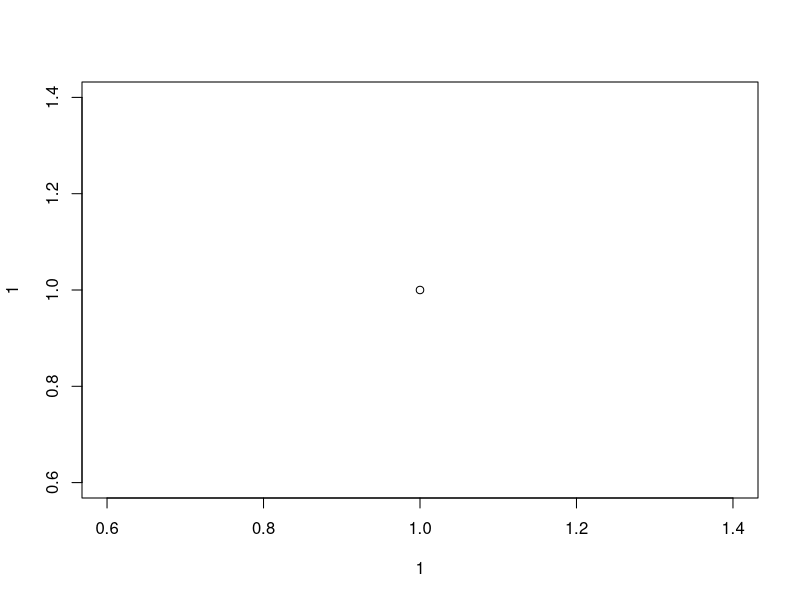
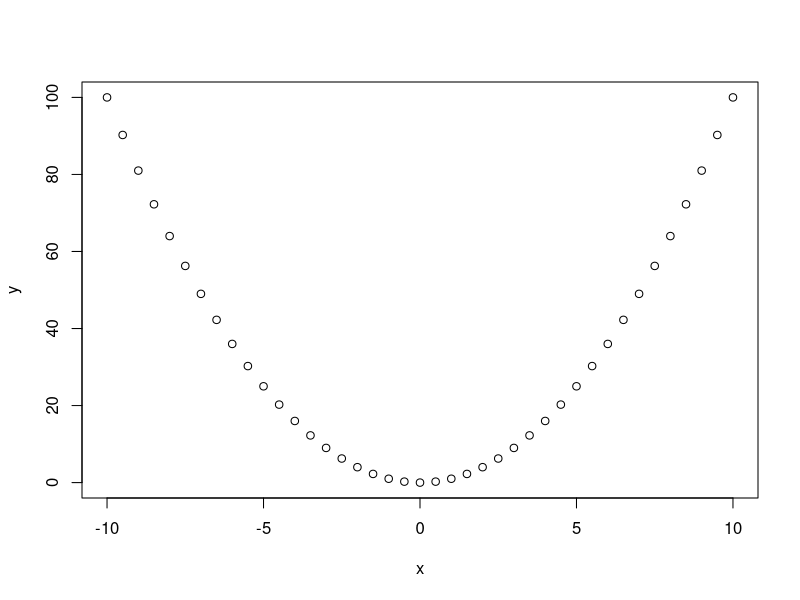
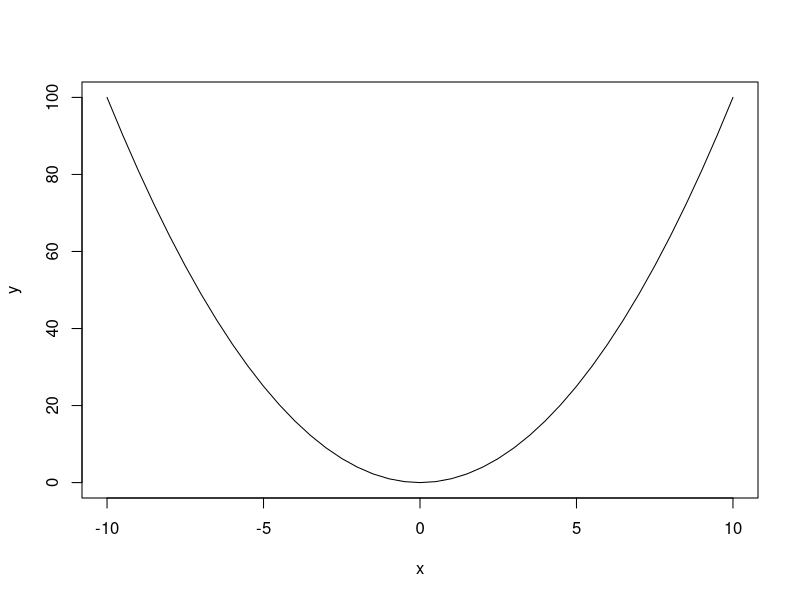
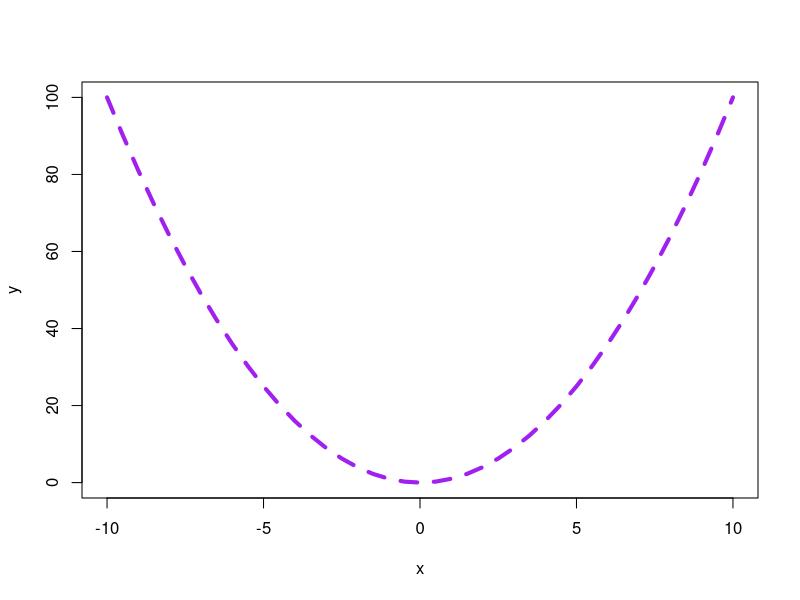
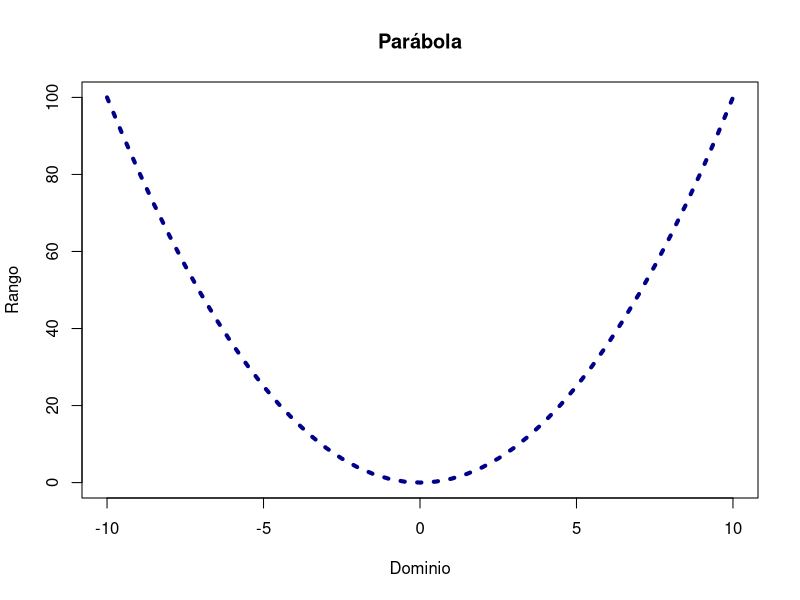
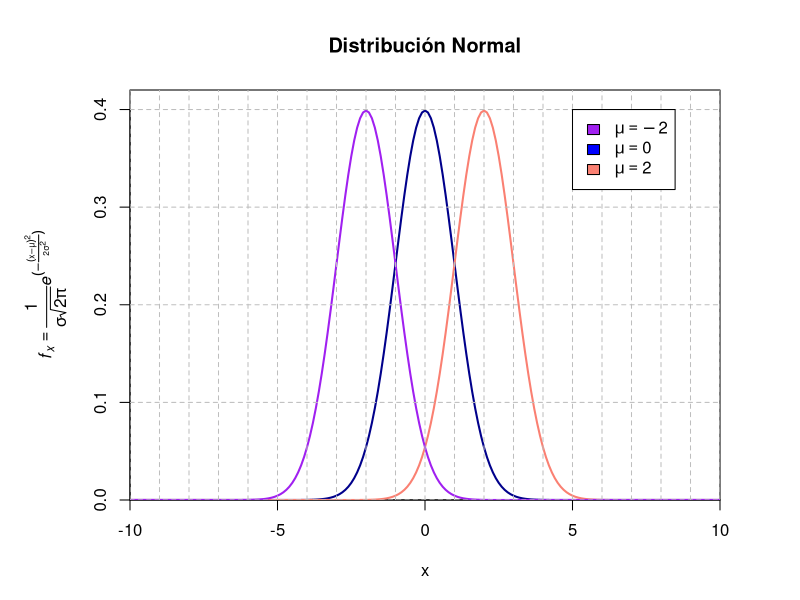
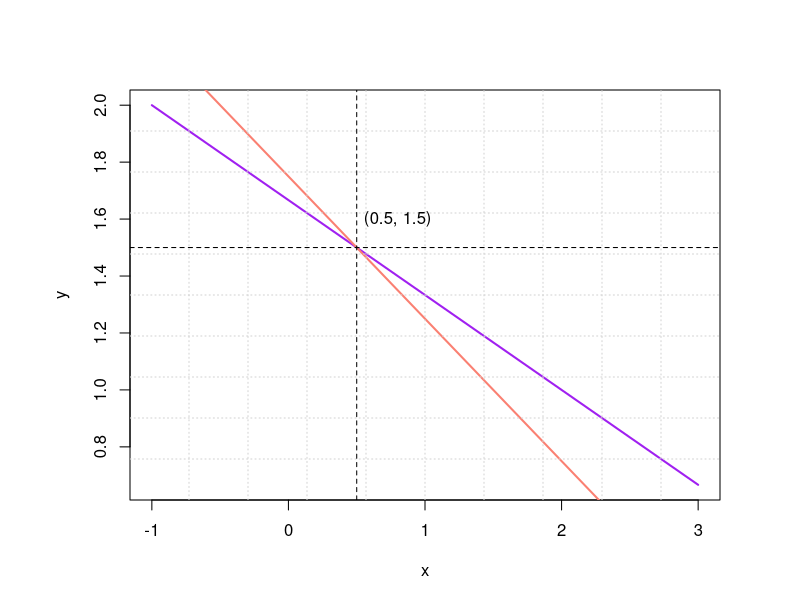

Write the R code that produced these figures, in order.
## ---- chunk 1
10:1
5:10
## ---- chunk 2
  c(1, 10, 20)
  1:5
  example("mean")
## ---- chunk 3
plot(1, 1)
## ---- chunk 4
x <- seq(-10, 10, by = 0.5)
y <- x ^ 2
plot(x, y)
## ---- chunk 5
x <- seq(-10, 10, by = 0.5)
y <- x ^ 2
plot(x, y, type = "l")
## ---- chunk 6
x <- seq(-10, 10, by = 0.5)
y <- x ^ 2
plot(x, y, type = "l", lwd = 4, lty = 2, col = "purple")
## ---- chunk 7
x <- seq(-10, 10, by = 0.5)
y <- x ^ 2
plot(x, y, type = "l", lwd = 4, lty = 3, col = "darkblue", 
     main = "Parábola", xlab = "Dominio", ylab = "Rango")
## ---- chunk 8
sigma <- 1
mu <- 0
x <- seq(-10, 10, by = 0.1)
y <- 1 / (sigma * sqrt(2 * pi)) * exp(- (x - mu) ^ 2 /(2 * sigma ^2))
par(mar = c(5, 6.5, 4.5, 4))
plot(x, y, type = "l", lwd = 2, lty = 1, col = "darkblue", 
     main = "Distribución Normal", 
     ylab = expression(
       italic(f[x]) == frac(1, sigma*sqrt(2*pi)) * italic(e)^(-frac((x - mu)^2,2*sigma^2))
     ), xaxs = "i", yaxs = "i", ylim = c(0, 0.42))
mu <- 2
y1 <- 1 / (sigma * sqrt(2 * pi)) * exp(- (x - mu) ^ 2 /(2 * sigma ^2))
lines(x, y1, type = "l", lwd = 2, lty = 1, col = "salmon",  xlab = "Dominio")

mu <- -2
y1 <- 1 / (sigma * sqrt(2 * pi)) * exp(- (x - mu) ^ 2 /(2 * sigma ^2))
lines(x, y1, type = "l", lwd = 2, lty = 1, col = "purple",  xlab = "Dominio")
abline(v = seq(-10, 10, by = 1), h = seq(0, 0.4, 0.1), col = "gray", lty = 2)
legend(x = 5, y = 0.4, legend = c(expression(mu==-2),expression(mu == 0), expression(mu == 2)), 
       fill = c("purple", "blue", "salmon"))
## ---- chunk 9
mat <- matrix(c(1, 2, 3, 4), nrow = 2, ncol = 2)
mat
## ---- chunk 10
mat1 <- matrix(c(1, 2, 3, 4), nrow = 2)
mat2 <- matrix(c(5, 6, 7, 8), nrow = 2)
mat1 + mat2
## ---- chunk 11
mat1 - mat2
mat1 * mat2
mat1 / mat2
## ---- chunk 12
mat1 %*% mat2 #Producto de matrices
## ---- chunk 13
mat_coef <- matrix(c(1, 2, 3, 4), nrow = 2)
vec_b <- c(5, 7)
mat_coef
## ---- chunk 14
 solve(mat_coef, vec_b)
## ---- chunk 15
x <- seq(-1, 3, by = 0.1)
y <- (5 - x) / 3
y2 <- (7 - 2 * x) / 4
plot(x, y, type = "l", lwd = 2, col = "purple")
lines(x, y2, type = "l", lwd = 2, col = "salmon")
grid(10, 10)
abline(h = 1.5, v = 0.5, lty = 2)
text(x = 0.8, y = 1.6, "(0.5, 1.5)")
## ---- chunk 16
mat <- matrix(200:299, nrow = 10, ncol = 10)

mat[2, 4] # Elemento en la fila dos columna cuatro.

mat[32] # ¿Por qué nos da el resultado anterior?

mat[, 1] # Todas las filas de la primera columna. 

mat[2, ] # Todas las columnas de la segunda fila
## ---- chunk 17
mat[1:2, 1:3] # Se selecciona de la fila 1 a la 2 columnas 1 y 3

mat[c(1, 10), c(1, 10)] # Se seleccionan las 4 esquinas.

mat[c(3, 7, 9), 4:7] # Filas 3, 7 y 9. Columnas de la 4 a la 7
